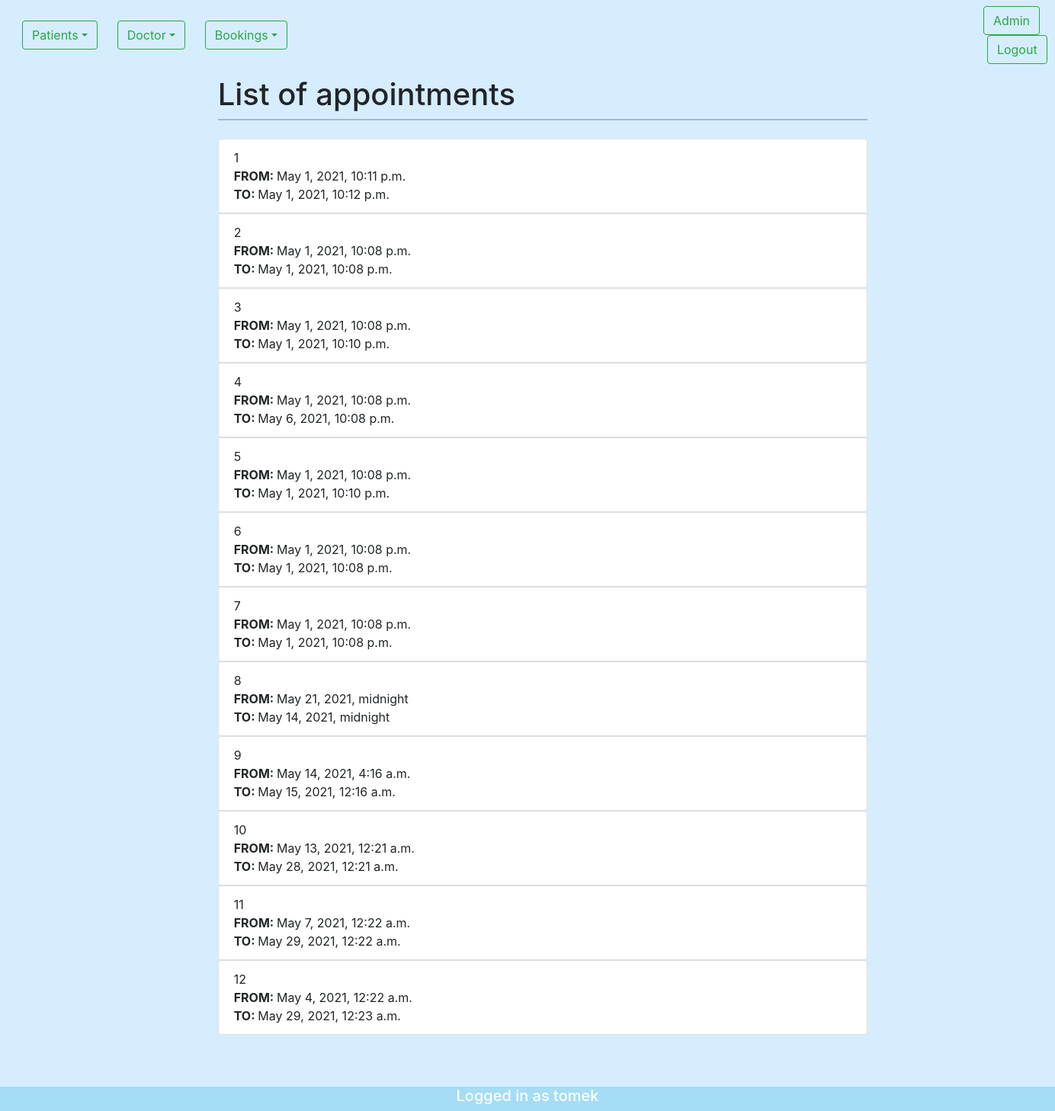
/book-list (signed in), run on an earlier commit of the app's database.
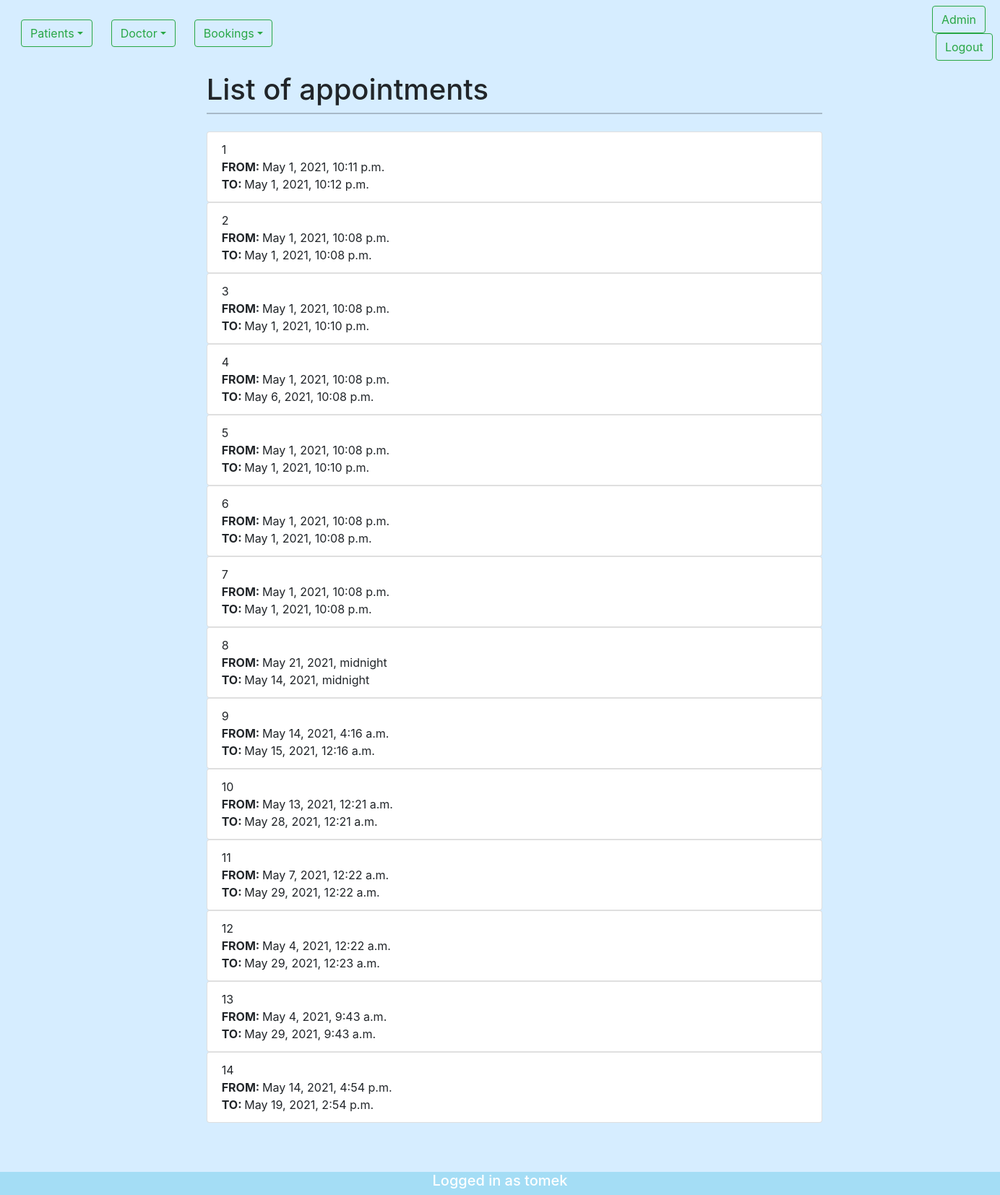
And on a later commit of the database.
### schedule/models.py (models this page shows, shortened)
class Booking(models.Model):
    user=models.ForeignKey(User,on_delete=models.CASCADE)
    doctor= models.ForeignKey(Doctor,on_delete=models.CASCADE)
    check_in_date=models.DateTimeField(auto_now=False, auto_now_add=False,)
    check_out_date=models.DateTimeField(auto_now=False, auto_now_add=False,)

### schedule/views.py (the view)
# urls.py: path('book-list',booking_list_view),
def booking_list_view(request):
    queryset=Booking.objects.all()
    context={
        "content":queryset
    }
    return render(request,"schedule/booking_list.html",context)

### templates/schedule/booking_list.html (shortened to what this page needs)
{%extends 'base.html'%}
{%block intro%} List of appointments {%endblock%}
{%block content%}
{%for instance in content%}
<ul class="list-group">
    <li class="list-group-item">{{instance.id}}<br><strong>FROM: </strong>{{instance.check_in_date}} <br><strong>TO: </strong>{{instance.check_out_date}}</li>
</ul>
{%endfor%}
{%endblock%}

What changed in the data, as far as the page shows it:
added Booking: id "13", check_in_date "May 4, 2021, 9:43 a.m.", check_out_date "May 29, 2021, 9:43 a.m."
added Booking: id "14", check_in_date "May 14, 2021, 4:54 p.m.", check_out_date "May 19, 2021, 2:54 p.m."
